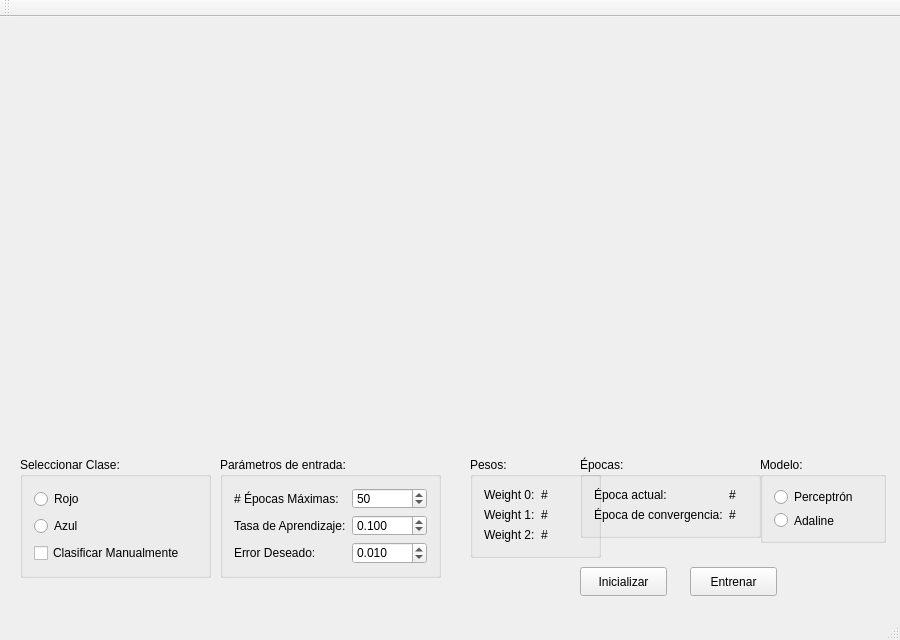
<?xml version="1.0" encoding="UTF-8"?>
<ui version="4.0">
 <class>MainWindow</class>
 <widget class="QMainWindow" name="MainWindow">
  <property name="geometry">
   <rect>
    <x>0</x>
    <y>0</y>
    <width>900</width>
    <height>640</height>
   </rect>
  </property>
  <property name="windowTitle">
   <string>MainWindow</string>
  </property>
  <widget class="QWidget" name="centralWidget">
   <widget class="QCustomPlot" name="trainingPlot" native="true">
    <property name="geometry">
     <rect>
      <x>20</x>
      <y>20</y>
      <width>400</width>
      <height>400</height>
     </rect>
    </property>
   </widget>
   <widget class="QCustomPlot" name="errorPlot" native="true">
    <property name="geometry">
     <rect>
      <x>480</x>
      <y>20</y>
      <width>400</width>
      <height>400</height>
     </rect>
    </property>
   </widget>
   <widget class="QGroupBox" name="classGB">
    <property name="geometry">
     <rect>
      <x>20</x>
      <y>440</y>
      <width>191</width>
      <height>121</height>
     </rect>
    </property>
    <property name="title">
     <string>Seleccionar Clase:</string>
    </property>
    <layout class="QVBoxLayout" name="verticalLayout">
     <item>
      <widget class="QRadioButton" name="redRB">
       <property name="text">
        <string>Rojo</string>
       </property>
      </widget>
     </item>
     <item>
      <widget class="QRadioButton" name="blueRB">
       <property name="text">
        <string>Azul</string>
       </property>
      </widget>
     </item>
     <item>
      <widget class="QCheckBox" name="classifyCB">
       <property name="text">
        <string>Clasificar Manualmente</string>
       </property>
      </widget>
     </item>
    </layout>
   </widget>
   <widget class="QGroupBox" name="paramsGB">
    <property name="geometry">
     <rect>
      <x>220</x>
      <y>440</y>
      <width>221</width>
      <height>121</height>
     </rect>
    </property>
    <property name="title">
     <string>Parámetros de entrada:</string>
    </property>
    <layout class="QFormLayout" name="formLayout">
     <item row="0" column="0">
      <widget class="QLabel" name="maxEpochsLbl">
       <property name="text">
        <string># Épocas Máximas: </string>
       </property>
      </widget>
     </item>
     <item row="0" column="1">
      <widget class="QSpinBox" name="maxEpochsSB">
       <property name="maximum">
        <number>10000</number>
       </property>
       <property name="value">
        <number>50</number>
       </property>
      </widget>
     </item>
     <item row="1" column="1">
      <widget class="QDoubleSpinBox" name="learnRateSB">
       <property name="decimals">
        <number>3</number>
       </property>
       <property name="maximum">
        <double>1.000000000000000</double>
       </property>
       <property name="singleStep">
        <double>0.010000000000000</double>
       </property>
       <property name="value">
        <double>0.100000000000000</double>
       </property>
      </widget>
     </item>
     <item row="1" column="0">
      <widget class="QLabel" name="learnRateLbl">
       <property name="text">
        <string>Tasa de Aprendizaje:</string>
       </property>
      </widget>
     </item>
     <item row="2" column="1">
      <widget class="QDoubleSpinBox" name="desiredErrorSB">
       <property name="decimals">
        <number>3</number>
       </property>
       <property name="singleStep">
        <double>0.001000000000000</double>
       </property>
       <property name="value">
        <double>0.010000000000000</double>
       </property>
      </widget>
     </item>
     <item row="2" column="0">
      <widget class="QLabel" name="desiredErrorLbl">
       <property name="text">
        <string>Error Deseado:</string>
       </property>
      </widget>
     </item>
    </layout>
   </widget>
   <widget class="QGroupBox" name="weightsGB">
    <property name="geometry">
     <rect>
      <x>470</x>
      <y>440</y>
      <width>131</width>
      <height>101</height>
     </rect>
    </property>
    <property name="title">
     <string>Pesos:</string>
    </property>
    <layout class="QFormLayout" name="formLayout_2">
     <item row="0" column="0">
      <widget class="QLabel" name="weight0Lbl">
       <property name="text">
        <string>Weight 0:</string>
       </property>
      </widget>
     </item>
     <item row="0" column="1">
      <widget class="QLabel" name="weight0Val">
       <property name="text">
        <string>#</string>
       </property>
      </widget>
     </item>
     <item row="1" column="0">
      <widget class="QLabel" name="weight1Lbl">
       <property name="text">
        <string>Weight 1:</string>
       </property>
      </widget>
     </item>
     <item row="1" column="1">
      <widget class="QLabel" name="weight1Val">
       <property name="text">
        <string>#</string>
       </property>
      </widget>
     </item>
     <item row="2" column="0">
      <widget class="QLabel" name="weight2Lbl">
       <property name="text">
        <string>Weight 2:</string>
       </property>
      </widget>
     </item>
     <item row="2" column="1">
      <widget class="QLabel" name="weight1Val_2">
       <property name="text">
        <string>#</string>
       </property>
      </widget>
     </item>
    </layout>
   </widget>
   <widget class="QGroupBox" name="epochsGB">
    <property name="geometry">
     <rect>
      <x>580</x>
      <y>440</y>
      <width>181</width>
      <height>81</height>
     </rect>
    </property>
    <property name="title">
     <string>Épocas:</string>
    </property>
    <layout class="QFormLayout" name="formLayout_3">
     <item row="0" column="0">
      <widget class="QLabel" name="currentEpochLbl">
       <property name="text">
        <string>Época actual:</string>
       </property>
      </widget>
     </item>
     <item row="0" column="1">
      <widget class="QLabel" name="currentEpochVal">
       <property name="text">
        <string>#</string>
       </property>
      </widget>
     </item>
     <item row="1" column="0">
      <widget class="QLabel" name="convergenceEpochLbl">
       <property name="text">
        <string>Época de convergencia:</string>
       </property>
      </widget>
     </item>
     <item row="1" column="1">
      <widget class="QLabel" name="convergenceEpochVal">
       <property name="text">
        <string>#</string>
       </property>
      </widget>
     </item>
    </layout>
   </widget>
   <widget class="QPushButton" name="initializeBttn">
    <property name="geometry">
     <rect>
      <x>580</x>
      <y>550</y>
      <width>87</width>
      <height>29</height>
     </rect>
    </property>
    <property name="text">
     <string>Inicializar</string>
    </property>
   </widget>
   <widget class="QPushButton" name="trainBttn">
    <property name="geometry">
     <rect>
      <x>690</x>
      <y>550</y>
      <width>87</width>
      <height>29</height>
     </rect>
    </property>
    <property name="text">
     <string>Entrenar</string>
    </property>
   </widget>
   <widget class="QGroupBox" name="modelGB">
    <property name="geometry">
     <rect>
      <x>760</x>
      <y>440</y>
      <width>126</width>
      <height>86</height>
     </rect>
    </property>
    <property name="title">
     <string>Modelo:</string>
    </property>
    <layout class="QVBoxLayout" name="verticalLayout_2">
     <item>
      <widget class="QRadioButton" name="perceptronRB">
       <property name="text">
        <string>Perceptrón</string>
       </property>
      </widget>
     </item>
     <item>
      <widget class="QRadioButton" name="adalineRB">
       <property name="text">
        <string>Adaline</string>
       </property>
      </widget>
     </item>
    </layout>
   </widget>
  </widget>
  <widget class="QMenuBar" name="menuBar">
   <property name="geometry">
    <rect>
     <x>0</x>
     <y>0</y>
     <width>900</width>
     <height>23</height>
    </rect>
   </property>
  </widget>
  <widget class="QToolBar" name="mainToolBar">
   <attribute name="toolBarArea">
    <enum>TopToolBarArea</enum>
   </attribute>
   <attribute name="toolBarBreak">
    <bool>false</bool>
   </attribute>
  </widget>
  <widget class="QStatusBar" name="statusBar"/>
 </widget>
 <layoutdefault spacing="6" margin="11"/>
 <customwidgets>
  <customwidget>
   <class>QCustomPlot</class>
   <extends>QWidget</extends>
   <header>qcustomplot.h</header>
   <container>1</container>
  </customwidget>
 </customwidgets>
 <resources/>
 <connections/>
</ui>
